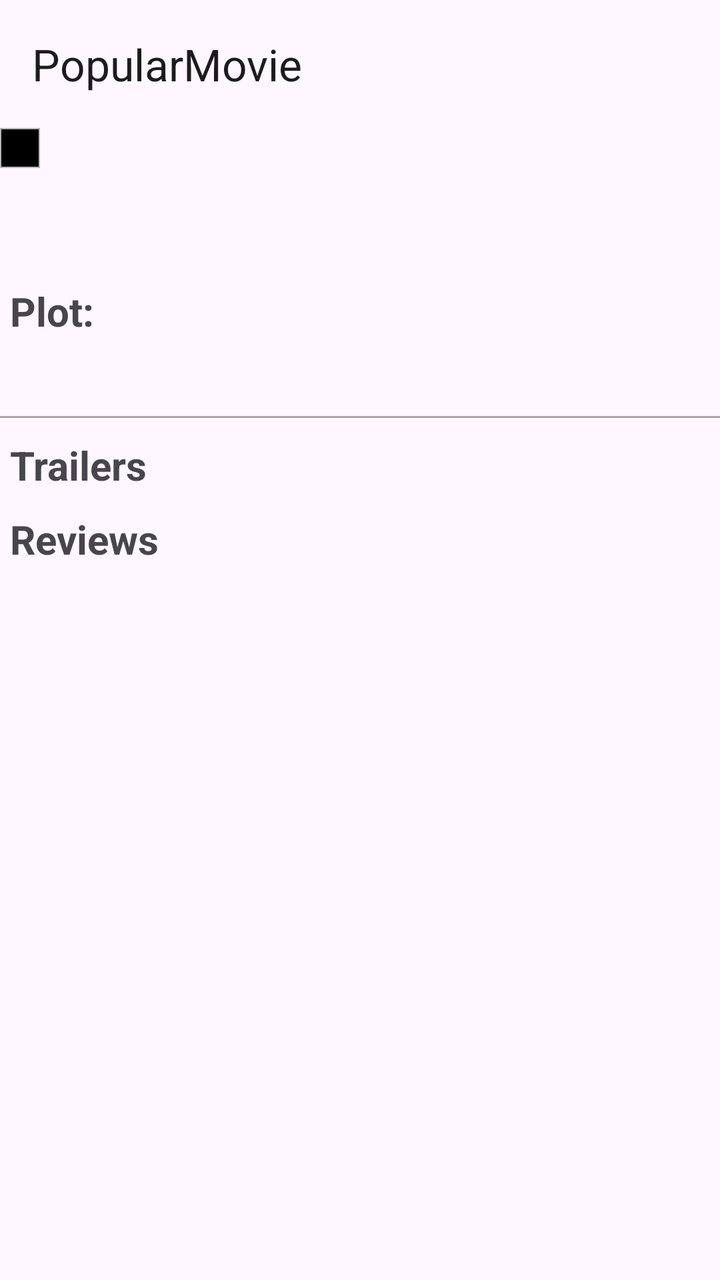
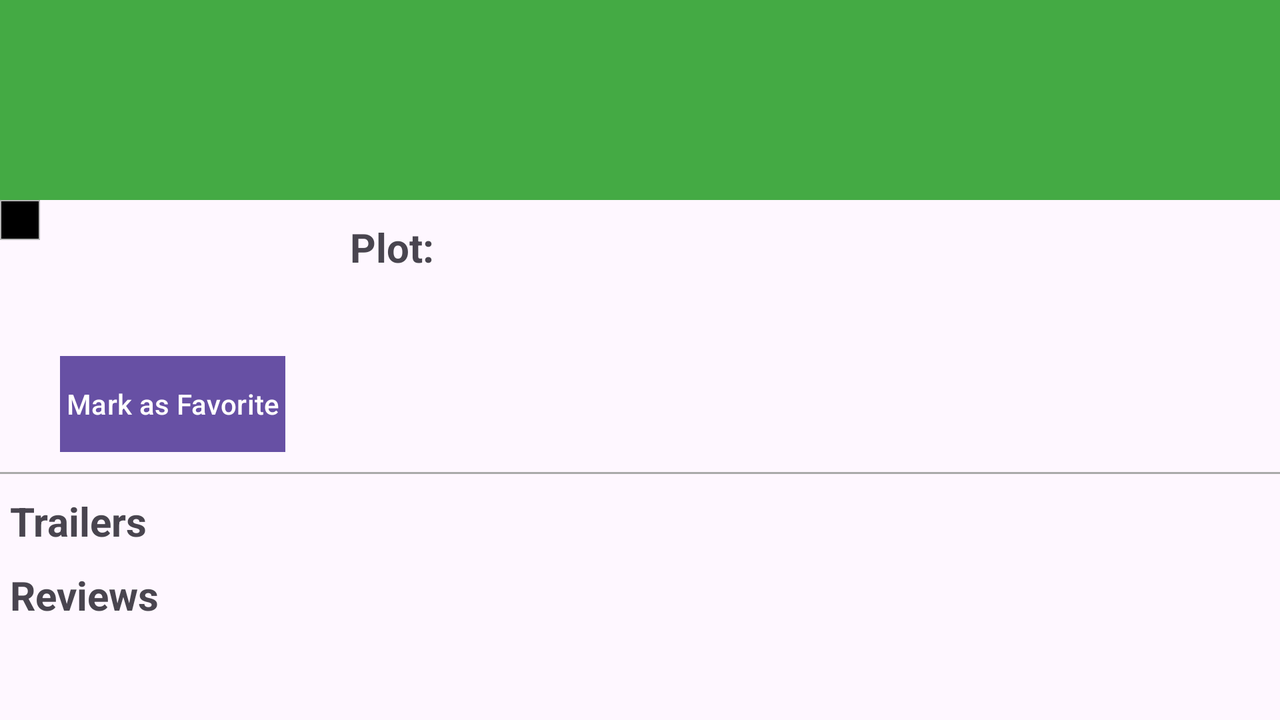

Two renders of one Android screen. The first uses the default layout on a phone; the second uses the alternative layout the repository ships for a different screen configuration, on a matching device. The two XML files are below.
<!-- AndroidManifest.xml: activity theme Theme.PopularMovieStage2 -->
<!-- res/layout/activity_detail.xml -->
<?xml version="1.0" encoding="utf-8"?>
<layout>

<androidx.constraintlayout.widget.ConstraintLayout
    xmlns:android="http://schemas.android.com/apk/res/android"
    xmlns:app="http://schemas.android.com/apk/res-auto"
    xmlns:tools="http://schemas.android.com/tools"
    android:layout_width="match_parent"
    android:layout_height="match_parent"
    tools:context="com.ctyeung.popularmoviestage2.views.DetailActivity">

    <com.google.android.material.appbar.AppBarLayout
        android:id="@+id/app_bar"
        android:layout_width="match_parent"
        android:layout_height="wrap_content"
        app:layout_constraintTop_toTopOf="parent"
        android:fitsSystemWindows="true">

        <com.google.android.material.appbar.MaterialToolbar
            android:id="@+id/toolbar"
            app:title="@string/app_name"
            android:layout_width="match_parent"
            android:layout_height="wrap_content" />

    </com.google.android.material.appbar.AppBarLayout>

    <ScrollView
        android:id="@+id/sv_scroller"
        android:layout_width="match_parent"
        android:layout_height="0dp"
        app:layout_constraintTop_toBottomOf="@+id/app_bar"
        app:layout_constraintBottom_toBottomOf="parent">

        <LinearLayout
            android:layout_width="match_parent"
            android:layout_height="wrap_content"
            android:orientation="vertical">

            <LinearLayout
                android:layout_width="fill_parent"
                android:layout_height="wrap_content"
                android:orientation="horizontal">

                <ImageView
                    android:layout_width="wrap_content"
                    android:layout_height="wrap_content"
                    android:id="@+id/iv_poster_image"
                    android:layout_alignParentTop="true"
                    android:layout_centerHorizontal="true"
                    android:background="@drawable/placeholder"
                    android:padding="10dp">
                </ImageView>

                <LinearLayout
                    android:layout_width="fill_parent"
                    android:layout_height="wrap_content"
                    android:orientation="vertical"
                    android:paddingLeft="10dp"
                    android:paddingTop="10dp">

                    <TextView
                        android:id="@+id/tv_release_date"
                        android:layout_width="wrap_content"
                        android:layout_height="wrap_content"
                        android:layout_marginTop="10dp"/>

                    <TextView
                        android:id="@+id/tv_rating"
                        android:layout_width="wrap_content"
                        android:layout_height="wrap_content"
                        android:layout_marginTop="10dp" />

                </LinearLayout>

            </LinearLayout>

            <TextView
                android:id="@+id/tv_plot_header"
                android:layout_width="wrap_content"
                android:layout_height="wrap_content"
                android:paddingTop="10dp"
                android:paddingLeft="5dp"
                android:paddingRight="5dp"
                android:text="@string/plot_header"
                android:textStyle="bold"
                android:textSize="20dp"/>

            <TextView
                android:id="@+id/tv_plot"
                android:layout_width="wrap_content"
                android:layout_height="wrap_content"
                android:paddingTop="10dp"
                android:paddingLeft="5dp"
                android:paddingRight="5dp"/>

            <View
                android:layout_width="match_parent"
                android:layout_height="1dp"
                android:background="@android:color/darker_gray"
                android:layout_marginTop="10dp"/>

            <TextView
                android:id="@+id/tv_trailer_header"
                android:layout_width="wrap_content"
                android:layout_height="wrap_content"
                android:paddingTop="10dp"
                android:paddingLeft="5dp"
                android:text="@string/trailer_header"
                android:textStyle="bold"
                android:textSize="20dp"/>

            <androidx.recyclerview.widget.RecyclerView
                android:id="@+id/rv_trailers"
                android:layout_width="match_parent"
                android:layout_height="wrap_content"/>

            <TextView
                android:id="@+id/tv_review_header"
                android:layout_width="wrap_content"
                android:layout_height="wrap_content"
                android:paddingTop="10dp"
                android:paddingLeft="5dp"
                android:text="@string/review_header"
                android:textStyle="bold"
                android:textSize="20dp"/>


            <androidx.recyclerview.widget.RecyclerView
                android:id="@+id/rv_reviews"
                android:layout_width="match_parent"
                android:layout_height="wrap_content"/>


        </LinearLayout>

    </ScrollView>

</androidx.constraintlayout.widget.ConstraintLayout>

</layout>
<!-- resources referenced by this layout -->
<resources>
  <!-- drawable placeholder (drawable) -->
  <?xml version="1.0" encoding="utf-8"?>
  <shape xmlns:android="http://schemas.android.com/apk/res/android"
      android:shape="rectangle">
  
      <gradient
          android:startColor="#000000"
          android:endColor="#000000"
          android:angle="270" />
      <corners android:radius="0dp" />
      <stroke android:width="0.7dp" android:color="#b4b4b4" />
  
  </shape>
  <string name="app_name">PopularMovie</string>
  <string name="plot_header">Plot:</string>
  <string name="review_header">Reviews</string>
  <string name="trailer_header">Trailers</string>
  <!-- from res/values-v23/ -->
  <style name="Theme.PopularMovieStage2" parent="Base.Theme.PopularMovieStage2">
          
          <item name="android:navigationBarColor">@android:color/transparent</item>
          <item name="android:statusBarColor">@android:color/transparent</item>
          <item name="android:windowLightStatusBar">?attr/isLightTheme</item>
      </style>
  <style name="Base.Theme.PopularMovieStage2" parent="Theme.Material3.DayNight.NoActionBar">
          
          
      </style>
</resources>
<!-- res/layout-land/activity_detail.xml (the repository's variant of the layout above) -->
<!-- drawn on the phone turned sideways -->
<?xml version="1.0" encoding="utf-8"?>
<LinearLayout xmlns:android="http://schemas.android.com/apk/res/android"
    xmlns:app="http://schemas.android.com/apk/res-auto"
    xmlns:tools="http://schemas.android.com/tools"
    android:layout_width="match_parent"
    android:layout_height="match_parent"
    android:layout_gravity="start"
    tools:context="com.ctyeung.popularmoviestage2.DetailActivity">

    <ScrollView
        android:id="@+id/sv_scroller"
        android:layout_width="match_parent"
        android:layout_height="wrap_content">

        <LinearLayout
            android:layout_width="match_parent"
            android:layout_height="wrap_content"
            android:orientation="vertical">

            <TextView
                android:id="@+id/tv_original_title"
                android:layout_width="fill_parent"
                android:layout_height="100dp"
                android:background="#44aa44"
                android:gravity="center"
                android:textSize="25dp"
                android:textColor="#FFFFFF"
                android:textStyle="bold"/>

            <LinearLayout
                android:layout_width="fill_parent"
                android:layout_height="wrap_content"
                android:orientation="horizontal">

                <ImageView
                    android:layout_width="wrap_content"
                    android:layout_height="wrap_content"
                    android:id="@+id/iv_poster_image"
                    android:layout_alignParentTop="true"
                    android:layout_centerHorizontal="true"
                    android:background="@drawable/placeholder"
                    android:padding="10dp">
                </ImageView>

                <LinearLayout
                    android:layout_width="150dp"
                    android:layout_height="wrap_content"
                    android:orientation="vertical"
                    android:paddingLeft="10dp"
                    android:paddingTop="10dp">

                    <TextView
                        android:id="@+id/tv_release_date"
                        android:layout_width="wrap_content"
                        android:layout_height="wrap_content"
                        android:layout_marginTop="10dp"/>

                    <TextView
                        android:id="@+id/tv_rating"
                        android:layout_width="wrap_content"
                        android:layout_height="wrap_content"
                        android:layout_marginTop="10dp" />

                    <Button
                        android:layout_width="wrap_content"
                        android:layout_height="wrap_content"
                        android:id="@+id/btnFavorite"
                        android:text="@string/mark_as_favorite"
                        android:padding="3dp"
                        android:layout_marginTop="10dp"
                        android:background="#8888aa"/>

                </LinearLayout>

                <LinearLayout
                    android:layout_width="300dp"
                    android:layout_height="wrap_content"
                    android:orientation="vertical">
                    <TextView
                        android:id="@+id/tv_plot_header"
                        android:layout_width="wrap_content"
                        android:layout_height="wrap_content"
                        android:paddingTop="10dp"
                        android:paddingLeft="5dp"
                        android:paddingRight="5dp"
                        android:text="@string/plot_header"
                        android:textStyle="bold"
                        android:textSize="20dp"/>

                    <TextView
                        android:id="@+id/tv_plot"
                        android:layout_width="wrap_content"
                        android:layout_height="wrap_content"
                        android:paddingTop="10dp"
                        android:paddingLeft="5dp"
                        android:paddingRight="5dp"/>

                </LinearLayout>
            </LinearLayout>

            <View
                android:layout_width="match_parent"
                android:layout_height="1dp"
                android:background="@android:color/darker_gray"
                android:layout_marginTop="10dp"/>

            <TextView
                android:id="@+id/tv_trailer_header"
                android:layout_width="wrap_content"
                android:layout_height="wrap_content"
                android:paddingTop="10dp"
                android:paddingLeft="5dp"
                android:text="@string/trailer_header"
                android:textStyle="bold"
                android:textSize="20dp"/>

            <android.support.v7.widget.RecyclerView
                android:id="@+id/rv_trailers"
                android:layout_width="match_parent"
                android:layout_height="wrap_content"/>

            <TextView
                android:id="@+id/tv_review_header"
                android:layout_width="wrap_content"
                android:layout_height="wrap_content"
                android:paddingTop="10dp"
                android:paddingLeft="5dp"
                android:text="@string/review_header"
                android:textStyle="bold"
                android:textSize="20dp"/>


            <android.support.v7.widget.RecyclerView
                android:id="@+id/rv_reviews"
                android:layout_width="match_parent"
                android:layout_height="wrap_content"/>

        </LinearLayout>

    </ScrollView>

</LinearLayout>
<!-- resources referenced by the variant -->
<!-- as the phone turned sideways resolves them -->
<resources>
  <!-- drawable placeholder (drawable) -->
  <?xml version="1.0" encoding="utf-8"?>
  <shape xmlns:android="http://schemas.android.com/apk/res/android"
      android:shape="rectangle">
  
      <gradient
          android:startColor="#000000"
          android:endColor="#000000"
          android:angle="270" />
      <corners android:radius="0dp" />
      <stroke android:width="0.7dp" android:color="#b4b4b4" />
  
  </shape>
  <string name="mark_as_favorite">Mark as Favorite</string>
  <string name="plot_header">Plot:</string>
  <string name="review_header">Reviews</string>
  <string name="trailer_header">Trailers</string>
  <!-- from res/values-v23/ -->
  <style name="Theme.PopularMovieStage2" parent="Base.Theme.PopularMovieStage2">
          
          <item name="android:navigationBarColor">@android:color/transparent</item>
          <item name="android:statusBarColor">@android:color/transparent</item>
          <item name="android:windowLightStatusBar">?attr/isLightTheme</item>
      </style>
  <style name="Base.Theme.PopularMovieStage2" parent="Theme.Material3.DayNight.NoActionBar">
          
          
      </style>
</resources>
